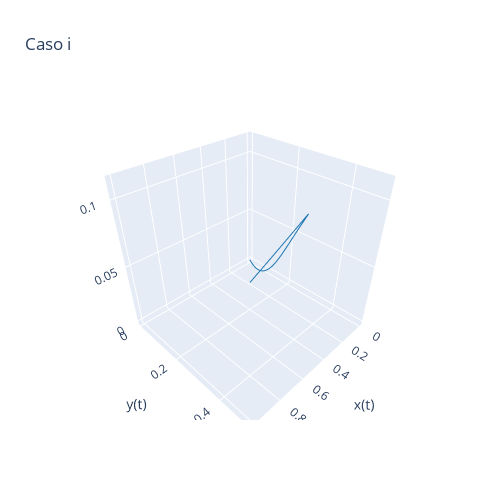
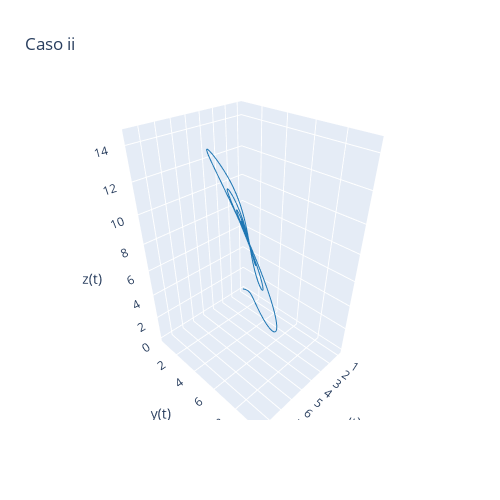
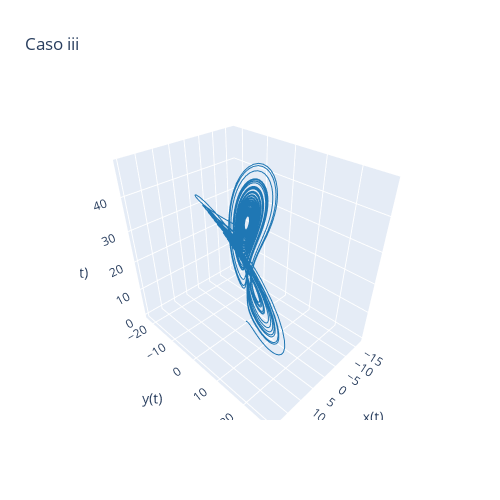

Notebook code cell kept with these figures, in order:
### Code cell
def graficar_3d(x, y, z, titulo):
    fig = go.Figure(data=[go.Scatter3d(x=x, y=y, z=z, 
                                       mode='lines', 
                                       line=dict(color='#1f77b4', width=2))])
    
    fig.update_layout(title=titulo,
                      scene=dict(xaxis_title='x(t)',
                                 yaxis_title='y(t)',
                                 zaxis_title='z(t)'),
                      width=500, height=500)
    
    fig.show()

graficar_3d(x1, y1, z1, 'Caso i')
graficar_3d(x2, y2, z2, 'Caso ii')
graficar_3d(x3, y3, z3, 'Caso iii')

### Figure 1 — Plotly figure (JSON) as saved in the notebook; plotly's stock layout.template omitted (floating-point values rounded to 4 significant figures; data arrays with more than 128 entries replaced by an {"elided": "..."} marker saying what was removed)
{"data": [{"line": {"color": "#1f77b4", "width": 2}, "mode": "lines", "type": "scatter3d", "x": {"elided": "1001 float values"}, "y": {"elided": "1001 float values"}, "z": {"elided": "1001 float values"}}], "layout": {"height": 500, "scene": {"xaxis": {"title": {"text": "x(t)"}}, "yaxis": {"title": {"text": "y(t)"}}, "zaxis": {"title": {"text": "z(t)"}}}, "title": {"text": "Caso i"}, "width": 500}}

### Figure 2 — Plotly figure (JSON) as saved in the notebook; plotly's stock layout.template omitted (floating-point values rounded to 4 significant figures; data arrays with more than 128 entries replaced by an {"elided": "..."} marker saying what was removed)
{"data": [{"line": {"color": "#1f77b4", "width": 2}, "mode": "lines", "type": "scatter3d", "x": {"elided": "2001 float values"}, "y": {"elided": "2001 float values"}, "z": {"elided": "2001 float values"}}], "layout": {"height": 500, "scene": {"xaxis": {"title": {"text": "x(t)"}}, "yaxis": {"title": {"text": "y(t)"}}, "zaxis": {"title": {"text": "z(t)"}}}, "title": {"text": "Caso ii"}, "width": 500}}

### Figure 3 — Plotly figure (JSON) as saved in the notebook; plotly's stock layout.template omitted (floating-point values rounded to 4 significant figures; data arrays with more than 128 entries replaced by an {"elided": "..."} marker saying what was removed)
{"data": [{"line": {"color": "#1f77b4", "width": 2}, "mode": "lines", "type": "scatter3d", "x": {"elided": "5001 float values"}, "y": {"elided": "5001 float values"}, "z": {"elided": "5001 float values"}}], "layout": {"height": 500, "scene": {"xaxis": {"title": {"text": "x(t)"}}, "yaxis": {"title": {"text": "y(t)"}}, "zaxis": {"title": {"text": "z(t)"}}}, "title": {"text": "Caso iii"}, "width": 500}}
